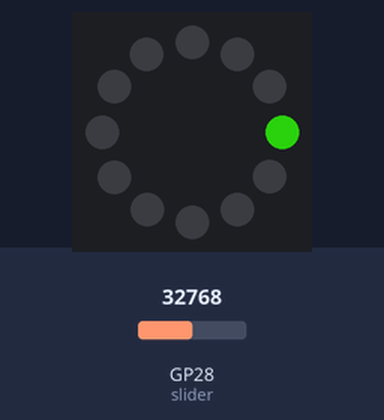
The program below on a simulated Raspberry Pi Pico running MicroPython. Shown: 12 RGB LEDs in a ring, first at the top, clockwise. The test bench sets the inputs (shaded band); at power-on: GP28 (slider) = 32768 (analog values on the 0–65535 scale). Dim RGB values are drawn brighter than linear; random numbers come from a fixed seed.

Above: at 2.2 s.
2.3 s: GP28 (slider) set to 7864
At 2.57 s:
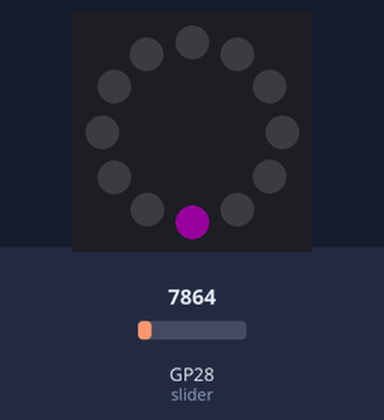
4.5 s: GP28 (slider) set to 19660
At 5.35 s:
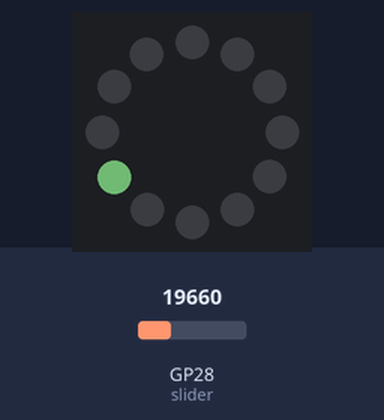
6.0 s: GP28 (slider) set to 7864
At 6.53 s:
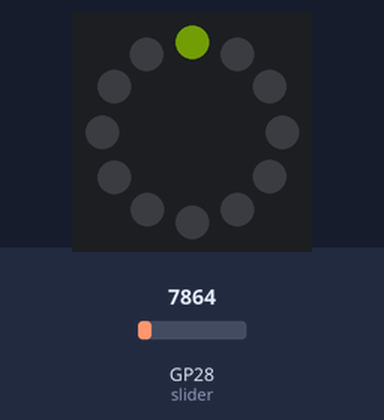

The program:

Day8.py
```python
# Imports
from machine import Pin, ADC
from neopixel import NeoPixel
import time
import random

# Define the strip pin number (2) and number of LEDs (12)
ring = NeoPixel(Pin(2), 12)

slider = ADC(Pin(28))

speed = 0

GRBvalue = 0
analoguereading = 0

# Turn off all LEDs before program start
ring.fill((0,0,0))
ring.write()
time.sleep(1)

while True:
    analoguereading = slider.read_u16()
    GRBvalue = round(analoguereading * (255 / 65535))
    speed = slider.read_u16() / 65000
    # Select a random LED
    randomled = random.randint(0,11)

    # Create random RGB values
    r = random.randint(0,GRBvalue)
    g = random.randint(0,GRBvalue)
    b = random.randint(0,GRBvalue)

    # Light the random LED in a random colour
    ring[randomled] = (r,g,b)
    ring.write()

    # Show the light for this long
    time.sleep(speed)

    #Clear the ring at the end of each loop
    ring.fill((0,0,0))
    ring.write()
```
